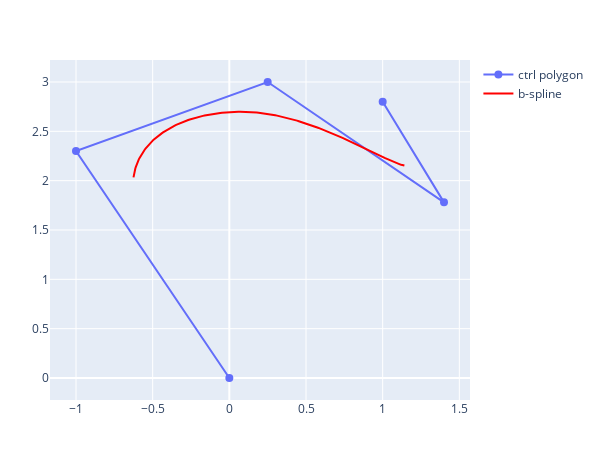

Source (notebook cell):
### Markdown cell above
**B-spline-curve that does not interpolate the first and the last control point**

### Code cell
p=3
knot = KnotVector(0, 1, 2, 3, 4, 5, 6, 7, 8) #m=9
ctrl = [[0, 0.0], [-1.0, 2.3], [0.25, 3], [1.4, 1.78], [1, 2.8]] #n=m-p-1=9-4=5
bs_pts = bsplcurve(p, knot, ctrl, 200)   
fig3 = figbspline2d(ctrl, bs_pts; height=450)
display(fig3)

### Figure 1 — Plotly figure (JSON) as saved in the notebook; plotly's stock layout.template omitted (floating-point values rounded to 4 significant figures; data arrays with more than 128 entries replaced by an {"elided": "..."} marker saying what was removed)
{"data": [{"marker": {"size": 8}, "name": "ctrl polygon", "type": "scatter", "x": [0, -1, 0.25, 1.4, 1], "y": [0, 2.3, 3, 1.78, 2.8]}, {"line": {"color": "red"}, "mode": "lines", "name": "b-spline", "type": "scatter", "x": {"elided": "200 float values"}, "y": {"elided": "200 float values"}}], "layout": {"height": 450, "margin": {"b": 50, "l": 50, "r": 50, "t": 60}, "width": 600}}
